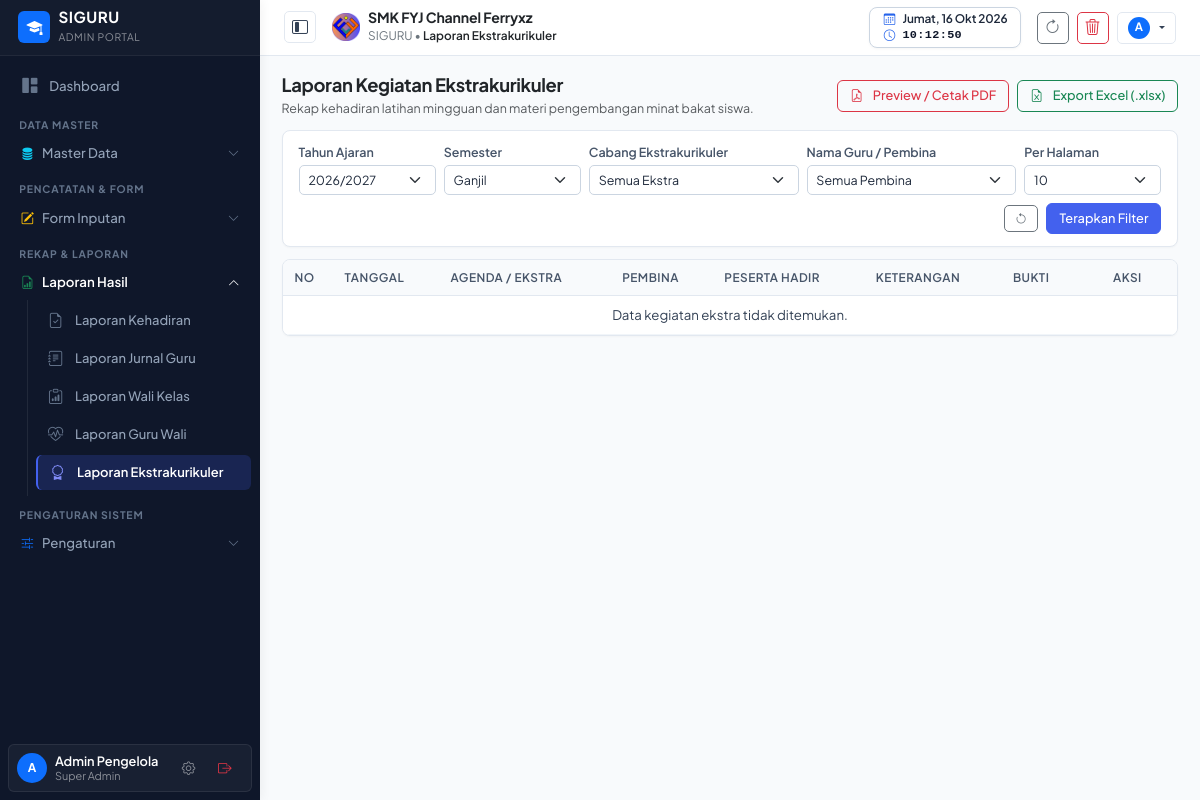
/laporan-ekstra.php (signed in), run on the app's committed database.
### tables this page shows
CREATE TABLE pengaturan (
    id INTEGER PRIMARY KEY AUTOINCREMENT,
    logo TEXT DEFAULT 'assets/images/logo.png',
    nama_sekolah TEXT DEFAULT 'SMK NEGERI 1 CONTOH',
    tahun_ajaran TEXT DEFAULT '2026/2027',
    semester TEXT DEFAULT 'Ganjil',
    kelas TEXT DEFAULT 'X RPL 1, X RPL 2, XI RPL 1, XI RPL 2, XII RPL 1, XII RPL 2',
    mata_pelajaran TEXT DEFAULT 'Matematika, Bahasa Indonesia, Pemrograman Web, Basis Data, Bahasa Inggris, PJOK, Pendidikan Agama',
    folder_jurnal TEXT,
    folder_foto TEXT,
    folder_guru_wali TEXT,
    folder_wali TEXT,
    folder_ekstra TEXT,
    link_db_absen TEXT,
    link_db_jurnal TEXT,
    link_db_guru_wali TEXT,
    link_db_wali TEXT,
    link_db_ekstra TEXT,
    list_ekstrakurikuler TEXT DEFAULT 'Pramuka, Paskibra, Futsal, Basket, Rohis, PMR, Desain Grafis, Robotik',
    kepala_sekolah TEXT DEFAULT 'Drs. H. Ahmad Fauzi, M.Pd.',
    nip_kepala_sekolah TEXT DEFAULT '19750815 199903 1 002'
, kop_surat TEXT DEFAULT 'assets/images/kop_surat.png', kop_size TEXT DEFAULT '90', kabupaten TEXT DEFAULT 'Klungkung', ttd_kepsek TEXT DEFAULT 'https://drive.google.com/thumbnail?id=1GUfUommgYjV-cnhU0tTB8kRJy8iXagkI', list_tahun_ajaran TEXT DEFAULT '["2025/2026", "2026/2027", "2027/2028"]');

### laporan-ekstra.php (the view, shortened to what the rows shown need)
<?php
require_once __DIR__ . '/config/helper.php';
$taList = getDaftarTahunAjaran();
$filterTA = $_GET['ta'] ?? $settings['tahun_ajaran'];
$filterSemester = $_GET['semester'] ?? $settings['semester'];
require_once __DIR__ . '/views/header.php';
?>
<main class="content-wrapper">
    <div class="card card-table p-3 mb-4">
        <form method="GET" class="row g-2 align-items-center">
            <div class="col-md-2 col-6">
                <label class="form-label small text-muted mb-0">Tahun Ajaran</label>
                <select name="ta" class="form-select form-select-sm">
                    <?php foreach ($taList as $taOpt): ?>
                        <option value="<?= htmlspecialchars($taOpt) ?>" <?= $filterTA === $taOpt ? 'selected' : '' ?>>
                            <?= htmlspecialchars($taOpt) ?>
                        </option>
                    <?php endforeach; ?>
                </select>
            </div>
            <div class="col-md-2 col-6">
                <label class="form-label small text-muted mb-0">Semester</label>
                <select name="semester" class="form-select form-select-sm">
                    <option value="Ganjil" <?= $filterSemester === 'Ganjil' ? 'selected' : '' ?>>Ganjil</option>
                </select>
            </div>
        </form>
    </div>
    <div class="card card-table overflow-hidden">
        <div class="table-responsive">
            <table class="table table-custom align-middle mb-0">
                <thead>
                    <tr>
                        <th style="width: 50px;">No</th>
                        <th>Tanggal</th>
                        <th>Agenda / Ekstra</th>
                        <th>Pembina</th>
                        <th>Peserta Hadir</th>
                        <th>Keterangan</th>
                        <th>Bukti</th>
                        <th style="width: 100px;" class="text-center">Aksi</th>
                    </tr>
                </thead>
            </table>
        </div>
    </div>
</main>
<?php require_once __DIR__ . '/views/footer.php'; ?>

### views/header.php (shortened to what the rows shown need)
<?php
require_once __DIR__ . '/../config/helper.php';
$settings = getSettings();
?>
<!DOCTYPE html>
<html lang="id">
<head>
    <link href="https://cdn.jsdelivr.net/npm/bootstrap@5.3.2/dist/css/bootstrap.min.css" rel="stylesheet">
    <link rel="stylesheet" href="https://cdn.jsdelivr.net/npm/bootstrap-icons@1.11.3/font/bootstrap-icons.min.css">
    <link rel="stylesheet" href="https://cdnjs.cloudflare.com/ajax/libs/font-awesome/6.5.1/css/all.min.css">
    <link rel="stylesheet" href="assets/css/style.css?v=<?= time() ?>">
</head>
<body>
<header class="main-header d-flex align-items-center justify-content-between px-3 px-md-4">
    <div class="d-flex align-items-center gap-2 gap-md-3">
        <div class="d-flex align-items-center gap-2">
            <img src="<?= htmlspecialchars($settings['logo'] ?? 'assets/images/logo.png') ?>" alt="Logo" class="rounded" style="height: 28px; width: 28px; object-fit: contain;">
            <div>
                <span class="d-none d-md-block fw-bold text-dark mb-0" style="font-size: 0.88rem; line-height: 1.15; letter-spacing: -0.01em;">
                    <?= htmlspecialchars($settings['nama_sekolah'] ?? 'SMK FYJ Channel Ferryxz') ?>
                </span>
                <span class="text-secondary small" style="line-height: 1.1; font-size: 0.74rem;">
                    SIGURU &bull; <span class="fw-semibold text-dark"><?= htmlspecialchars($pageTitle ?? 'Dashboard') ?></span>
                </span>
            </div>
        </div>
    </div>
</header>

### data on the page
pengaturan: logo (picture), nama_sekolah "SMK FYJ Channel Ferryxz", ta "2026/2027", semester "Ganjil"

### other printed values
$pageTitle "Laporan Ekstrakurikuler"
substr($user['nama'] ?: 'U', 0, 1) "A"
substr($currentUserData['nama'] ?? 'U', 0, 1) "A"
$currentUserData['nama'] "Admin Pengelola"
$currentUserData['hak_akses'] "Super Admin"
form field limit "10"
